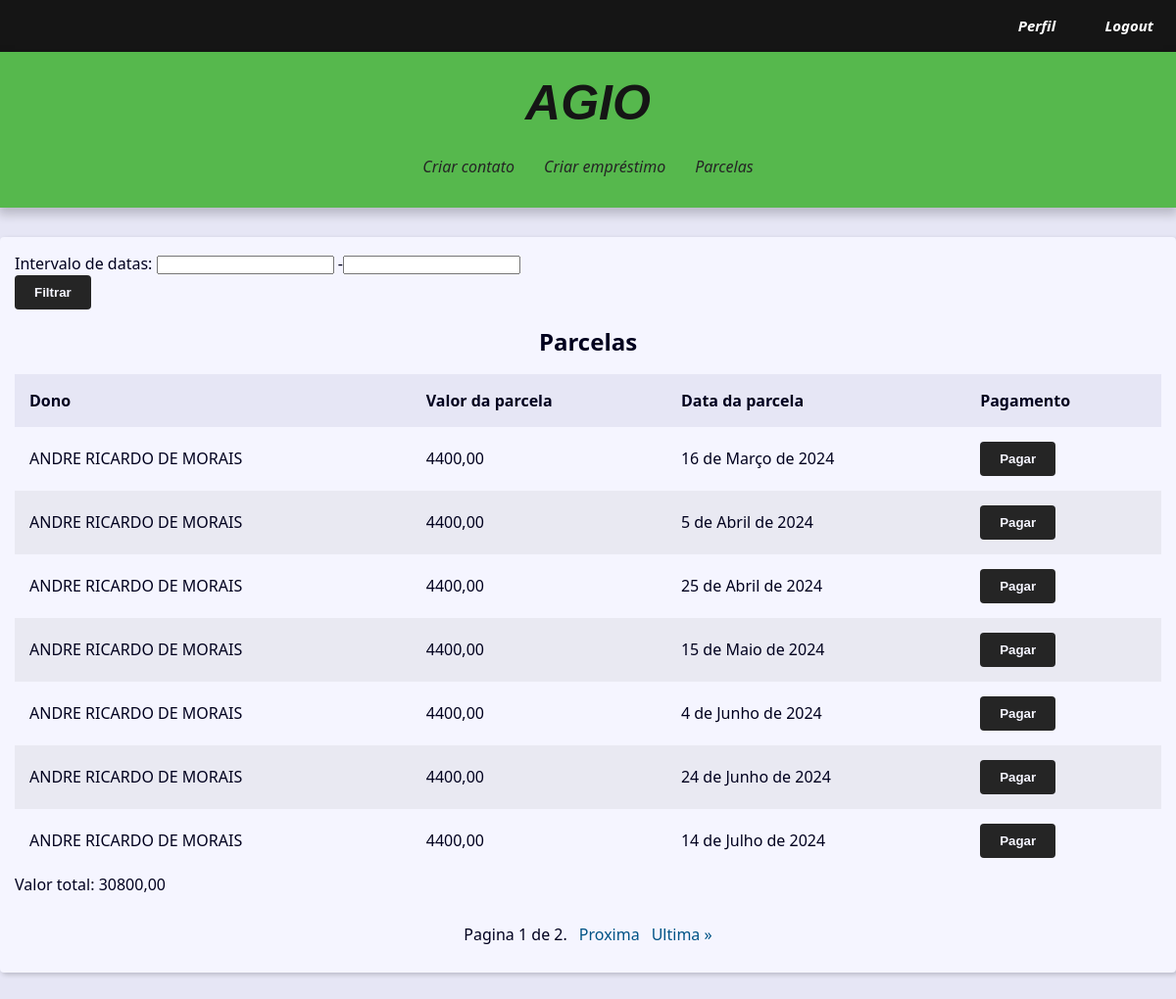
/parcelas/ (signed in), run on an earlier commit of the app's database.
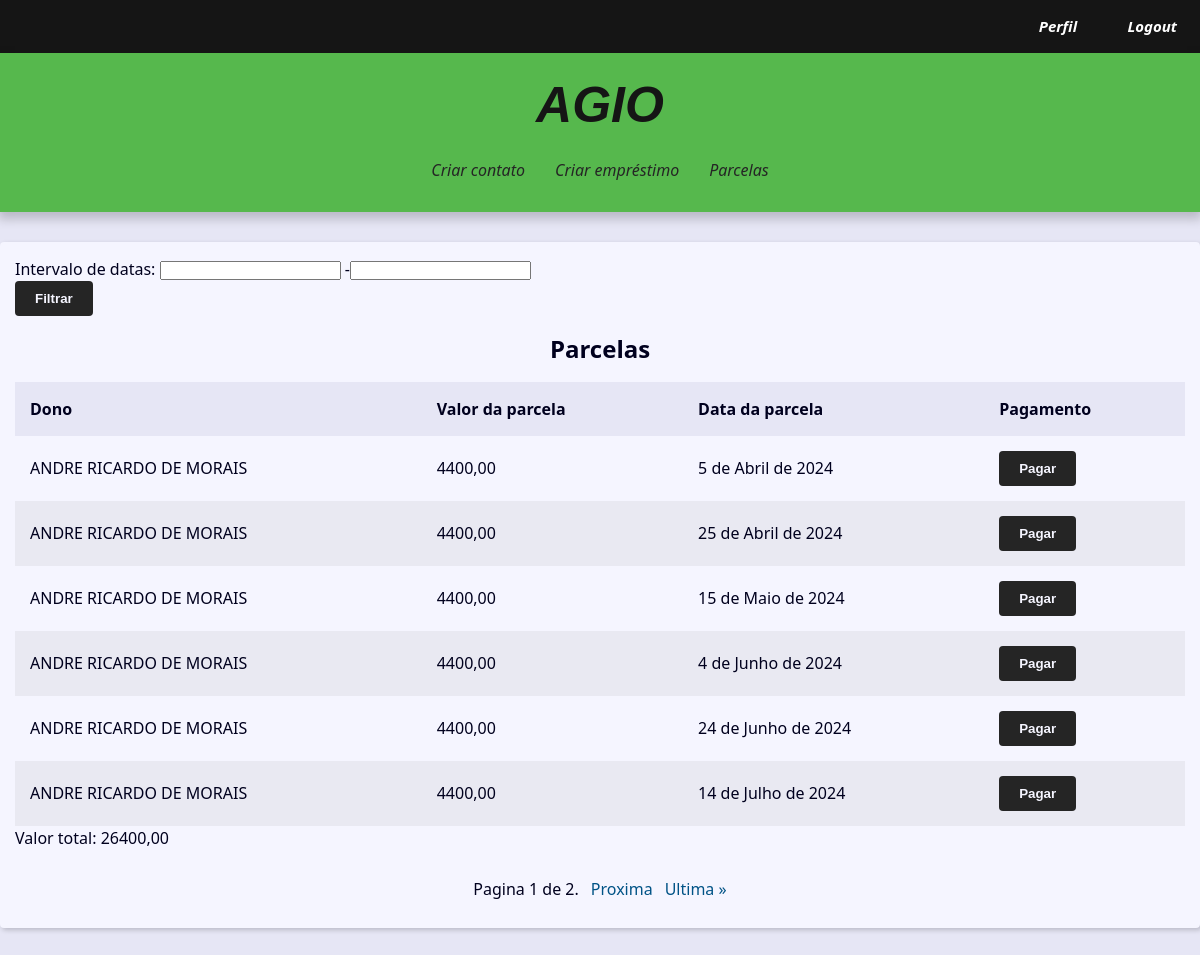
And on a later commit of the database.
### contact/models.py (models this page shows, shortened)
class Parcelas(models.Model):
    class Meta:
        verbose_name_plural = 'Parcelas'
        verbose_name = 'Parcela'
    amount_per_installment = models.DecimalField(max_digits=10,
                            decimal_places=2, null=True)
    paid = models.BooleanField(default=False,)
    owner = models.ForeignKey(Loan, on_delete=models.SET_NULL, null=True)
    owner_user = models.ForeignKey(User, on_delete=models.SET_NULL, null=True)
    installment_date = models.DateField(default=timezone.now)

class Loan(models.Model):
    class Meta:
        verbose_name_plural = 'Emprstimos'
        verbose_name = 'Emprestimo'
    total_amount = models.DecimalField(max_digits=10, decimal_places=2,
                                       verbose_name='Valor')
    loan_date = models.DateField(default=timezone.now)
    total_installments = models.IntegerField(verbose_name='Parcelas')
    owner = models.ForeignKey(Contact, on_delete=models.SET_NULL, null=True,
                              verbose_name='Dono do emprestimo')
    fees = models.DecimalField(max_digits=10, decimal_places=0, default=0,
                               verbose_name='Taxa de juros')
    days = models.IntegerField(default=0, verbose_name='Dias')
    def __str__(self) -> str:
        return f'{self.owner}'

class Contact(models.Model):
    class Meta:
        verbose_name_plural = 'Usuarios'
        verbose_name = 'Usuario'
    first_name = models.CharField(max_length=50, verbose_name='Nome')
    last_name = models.CharField(max_length=50, blank=True,
                                  verbose_name='Sobrenome')
    phone = models.CharField(max_length=50, verbose_name='Telefone')
    email = models.EmailField(max_length=254, verbose_name='Email')
    created_date = models.DateTimeField(default=timezone.now)
    description = models.TextField(blank=True, verbose_name='Descrição')
    show = models.BooleanField(default=True)
    picture = models.ImageField(upload_to='pictures/%Y/%m/%d', blank=True, verbose_name='Imagem')
    owner = models.ForeignKey(User, on_delete=models.SET_NULL,
                              blank=True, null=True)
    def __str__(self) -> str:
        return f'{self.first_name} {self.last_name}'

### contact/views/contact_views.py (the view)
# urls.py: path('parcelas/', views.parcelas_filter, name='parcelas'),
@login_required(login_url='contact:login')
def parcelas_filter(request,):
    user = request.user
    single_installments = Parcelas.objects.filter(owner_user=user).order_by('owner')
    filter = ParcelasFilter(request.GET, queryset=single_installments)
    paginator = Paginator(single_installments, 5)
    page_number = request.GET.get("page")
    page_obj = paginator.get_page(page_number)
    total_value = 0
    for installment in filter.qs:
        if installment.owner_user == request.user:
            total_value += installment.amount_per_installment
    context = {
        'page_obj': page_obj,
        'site_title': 'parcelas/filter - ',
        'filter': filter,
        'total_value': total_value,
    }
    return render(request, 'contact/allparcelas.html', context,)

### contact/templates/contact/allparcelas.html (shortened to what this page needs)
{% extends "base.html" %}
{% block content %}
    <form method="GET">
        {{ filter.form.as_p }}
        <button class="btn" type="submit">Filtrar</button>
    </form>
    {% if filter.qs %}
        <div class="responsive-table">
            <table class="contacts-table">
                <caption class="table-caption">Parcelas</caption>
                <thead>
                    <tr class="table-row table-row-header">
                        <th class="table-header">Dono</th>
                        <th class="table-header">Valor da parcela</th>
                        <th class="table-header">Data da parcela</th>
                        <th class="table-header">Pagamento</th>
                    </tr>
                </thead>
                <tbody>
                    {% for installment in filter.qs %}
                        {% if installment.owner_user == user %}
                            <tr class="table-row">
                                <td class="table-cel">
                                    {{installment.owner}}
                                </td>
                                <td class="table-cel">
                                    {{installment.amount_per_installment}}
                                </td>
                                <td class="table-cel">
                                    {{installment.installment_date}}
                                </td>
                                <td class="table-cel">
                                    <form action="{% url 'contact:delete_parcela' parcela_id=installment.id %}" method="post">
                                        <button class="btn" type="submit">Pagar</button>
                                    </form>
                                </td>
                            </tr>
                        {% endif %}
                    {% endfor %}
                </tbody>
            </table>
        </div>
        <p>Valor total: {{ total_value }}</p>
    {% endif %}
{% endblock content %}

What changed in the data, as far as the page shows it:
removed Parcelas: owner "ANDRE RICARDO DE MORAIS", amount_per_installment "4400,00", installment_date "16 de Março de 2024"
Also different on the page:
{{ total_value }}: "30800,00" → "26400,00"
